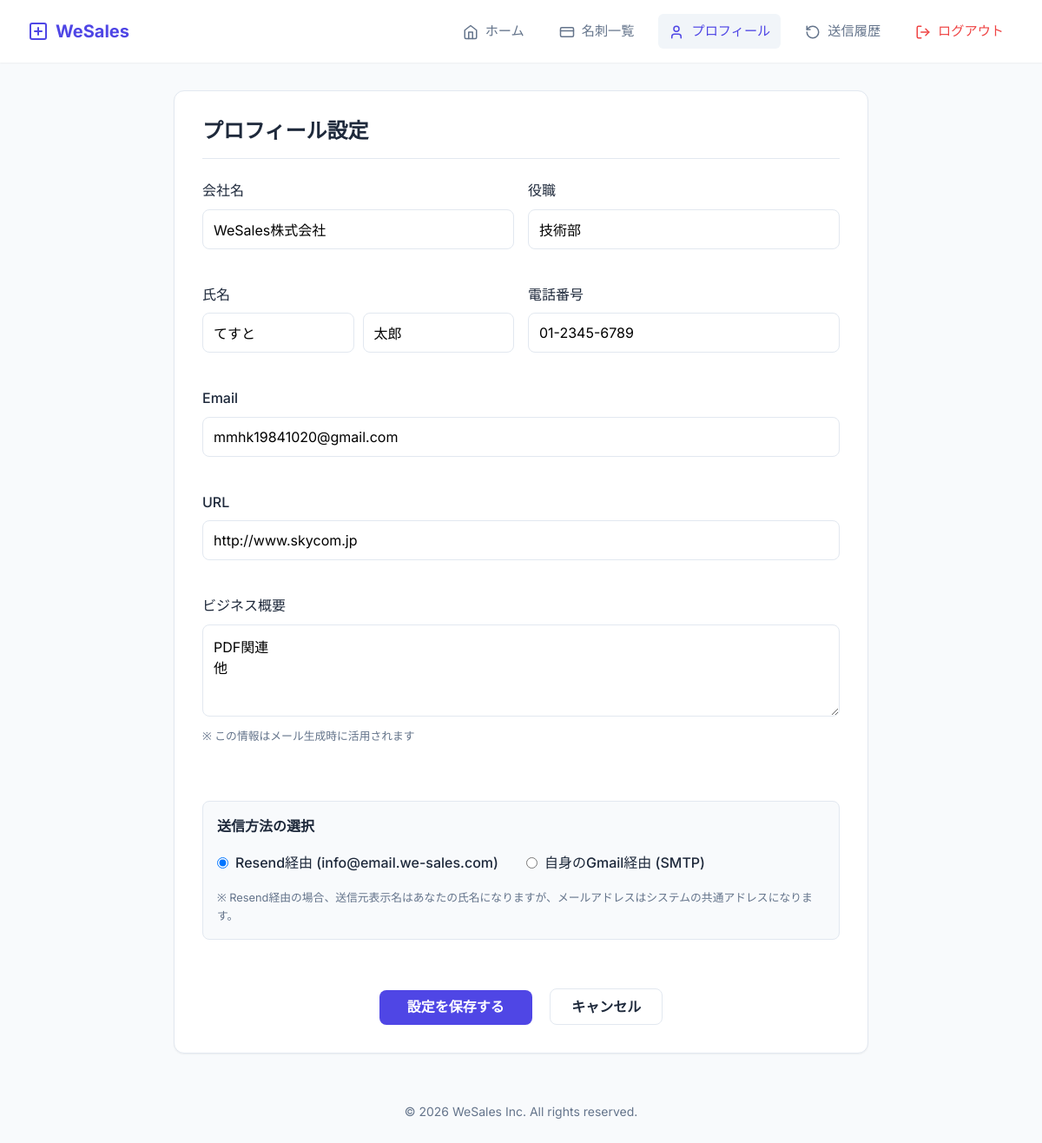
The app's page /profile (signed in) with its own data.
### models.py (models this page shows, shortened)
class User(db.Model, UserMixin):
    id = db.Column(db.Integer, primary_key=True)
    username = db.Column(db.String(80), unique=True, nullable=False)
    password = db.Column(db.String(120), nullable=False)
    is_admin = db.Column(db.Boolean, default=False)
    company_name = db.Column(db.String(100))
    job_title = db.Column(db.String(100))
    last_name = db.Column(db.String(100))
    first_name = db.Column(db.String(100))
    phone_number = db.Column(db.String(20))
    email_address = db.Column(db.String(120))
    company_url = db.Column(db.String(200))
    business_summary = db.Column(db.Text)
    gmail_app_password = db.Column(db.String(100))
    email_provider = db.Column(db.String(20), default="resend") # gmail or resend
    monthly_limit = db.Column(db.Integer, default=100) # 月間送信上限
    @property
    def real_name(self):
        return f"{self.last_name or ''} {self.first_name or ''}".strip()

### routes/main.py (the view, shortened to what this page needs)
@main_bp.route("/profile", methods=["GET", "POST"])
@login_required
def profile():
    return render_template("profile.html", user=current_user)

### app.py (called while the page is built)
def create_app(config_class=Config):
    app = Flask(__name__)
    app.config.from_object(config_class)
    db.init_app(app)
    bcrypt.init_app(app)
    csrf.init_app(app)
    login_manager.init_app(app)
    @login_manager.user_loader
    def load_user(user_id):
        return User.query.get(int(user_id))
    @app.context_processor
    def inject_now():
        return {"now": datetime.now(timezone.utc)}
    from routes.auth import auth_bp
    from routes.main import main_bp
    from routes.cards import cards_bp
    from routes.history import history_bp
    from routes.admin import admin_bp
    from routes.import_routes import import_bp
    app.register_blueprint(auth_bp)
    app.register_blueprint(main_bp)
    app.register_blueprint(cards_bp)
    app.register_blueprint(history_bp)
    app.register_blueprint(admin_bp)
    app.register_blueprint(import_bp)
    return app

### Templates/profile.html (shortened to what this page needs)
{% extends "base.html" %}
{% block content %}
<div class="card" style="max-width: 800px; margin: 0 auto;">
    <h2
        style="border-bottom: 1px solid var(--border-color); padding-bottom: var(--spacing-md); margin-bottom: var(--spacing-lg);">
        プロフィール設定</h2>
    <form method="POST">
        <div class="form-grid">
            <div class="form-group">
                <label for="company_name">会社名</label>
                <input type="text" id="company_name" name="company_name" value="{{ user.company_name or '' }}">
            </div>
            <div class="form-group">
                <label for="job_title">役職</label>
                <input type="text" id="job_title" name="job_title" value="{{ user.job_title or '' }}">
            </div>
            <div class="form-group">
                <label>氏名</label>
                <div style="display: flex; gap: 10px;">
                    <input type="text" id="last_name" name="last_name" value="{{ user.last_name or '' }}"
                        placeholder="姓">
                    <input type="text" id="first_name" name="first_name" value="{{ user.first_name or '' }}"
                        placeholder="名">
                </div>
            </div>
            <div class="form-group">
                <label for="phone_number">電話番号</label>
                <input type="text" id="phone_number" name="phone_number" value="{{ user.phone_number or '' }}">
            </div>
            <div class="form-group full-width">
                <label for="email_address">Email</label>
                <input type="email" id="email_address" name="email_address" value="{{ user.email_address or '' }}">
            </div>
            <div class="form-group full-width">
                <label for="company_url">URL</label>
                <input type="url" id="company_url" name="company_url" value="{{ user.company_url or '' }}">
            </div>
            <div class="form-group full-width">
                <label for="business_summary">ビジネス概要</label>
                <textarea id="business_summary" name="business_summary" rows="4"
                    placeholder="自社の事業内容を簡潔に入力してください">{{ user.business_summary or '' }}</textarea>
                <p style="font-size: 0.8rem; color: var(--text-muted); margin-top: 5px;">※ この情報はメール生成時に活用されます</p>
            </div>
            <div class="form-group full-width"
                style="margin-top: var(--spacing-lg); padding: var(--spacing-md); background-color: #f8fafc; border: 1px solid var(--border-color); border-radius: var(--radius-md);">
                <label style="font-weight: 600; margin-bottom: var(--spacing-md); display: block;">送信方法の選択</label>
                <div style="display: flex; gap: var(--spacing-xl); align-items: center;">
                    <label style="display: flex; align-items: center; gap: 8px; cursor: pointer; font-weight: 500;">
                        <input type="radio" name="email_provider" value="resend" {{ 'checked' if (user.email_provider
                            or 'resend' )=='resend' else '' }} style="width: auto;">
                        Resend経由 (info@email.we-sales.com)
                    </label>
                    <label style="display: flex; align-items: center; gap: 8px; cursor: pointer; font-weight: 500;">
                        <input type="radio" name="email_provider" value="gmail" {{ 'checked' if
                            user.email_provider=='gmail' else '' }} style="width: auto;">
                        自身のGmail経由 (SMTP)
                    </label>
                </div>
                <p style="font-size: 0.8rem; color: var(--text-muted); margin-top: 10px;">
                    ※ Resend経由の場合、送信元表示名はあなたの氏名になりますが、メールアドレスはシステムの共通アドレスになります。
                </p>
            </div>
        </div>
        <div class="mt-4 text-center">
            <button type="submit" class="btn btn-primary" style="padding: 0.75rem 2rem;">設定を保存する</button>
            <a href="{{ url_for('main.index') }}" class="btn btn-secondary"
                style="margin-left: var(--spacing-md);">キャンセル</a>
        </div>
    </form>
</div>
{% endblock %}

### static/css/style.css (style rules this page uses)
:root { --primary-color: #4f46e5; --primary-hover: #4338ca; --secondary-color: #64748b; --background-color: #f8fafc; --surface-color: #ffffff; --text-color: #1e293b; --text-muted: #64748b; --border-color: #e2e8f0; --success-color: #10b981; --danger-color: #ef4444; --font-family: 'Inter', system-ui, -apple-system, sans-serif; --spacing-xs: 0.25rem; --spacing-sm: 0.5rem; --spacing-md: 1rem; --spacing-lg: 1.5rem; --spacing-xl: 2rem; --radius-sm: 0.375rem; --radius-md: 0.5rem; --radius-lg: 0.75rem; --shadow-sm: 0 1px 2px 0 rgb(0 0 0 / 0.05); --shadow-md: 0 4px 6px -1px rgb(0 0 0 / 0.1), 0 2px 4px -2px rgb(0 0 0 / 0.1); --shadow-lg: 0 10px 15px -3px rgb(0 0 0 / 0.1), 0 4px 6px -4px rgb(0 0 0 / 0.1); }
* { box-sizing: border-box; margin: 0; padding: 0; }
body { font-family: var(--font-family); background-color: var(--background-color); color: var(--text-color); line-height: 1.6; display: flex; flex-direction: column; min-height: 100vh; }
a { color: var(--primary-color); text-decoration: none; transition: color 0.2s; }
h1, h2, h3, h4, h5, h6 { color: var(--text-color); font-weight: 700; line-height: 1.2; margin-bottom: var(--spacing-md); }
h2 { font-size: 1.5rem; }
.card { background-color: var(--surface-color); border-radius: var(--radius-lg); box-shadow: var(--shadow-sm); padding: var(--spacing-xl); border: 1px solid var(--border-color); margin-bottom: var(--spacing-lg); }
.btn { display: inline-flex; justify-content: center; align-items: center; padding: 0.75rem 1.5rem; border-radius: var(--radius-md); font-weight: 600; cursor: pointer; transition: all 0.2s; border: none; font-size: 1rem; line-height: 1; }
.btn-primary { background-color: var(--primary-color); color: white; }
.btn-secondary { background-color: var(--surface-color); color: var(--text-color); border: 1px solid var(--border-color); }
.form-group { margin-bottom: var(--spacing-lg); }
label { display: block; margin-bottom: var(--spacing-sm); font-weight: 500; color: var(--text-color); }
input[type="text"], input[type="email"], input[type="password"], input[type="url"], input[type="number"], textarea, select { width: 100%; padding: 0.75rem; border: 1px solid var(--border-color); border-radius: var(--radius-md); font-family: inherit; font-size: 1rem; transition: border-color 0.2s, box-shadow 0.2s; }
.text-center { text-align: center; }
.mt-4 { margin-top: var(--spacing-xl); }

### Templates/profile.html (style rules this page uses)
.form-grid { display: grid; grid-template-columns: 1fr; gap: var(--spacing-md); }
@media (min-width: 640px) { .form-grid { grid-template-columns: 1fr 1fr; } }
@media (min-width: 640px) { .full-width { grid-column: span 2; } }

### records on screen
User: company_name "WeSales株式会社", job_title "技術部", last_name "てすと", first_name "太郎", phone_number "01-2345-6789", email_address "mmhk19841020@gmail.com", company_url "http://www.skycom.jp", business_summary "PDF関連 他"
